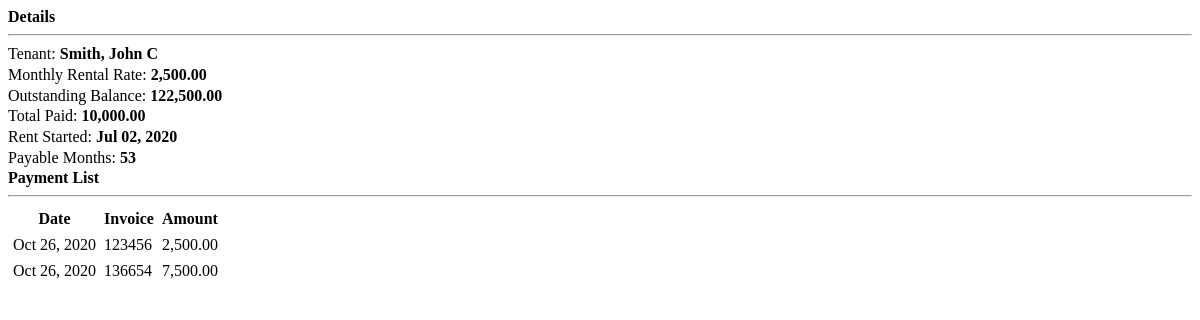
The page /view_payment.php?id=2 on the database as committed earlier.
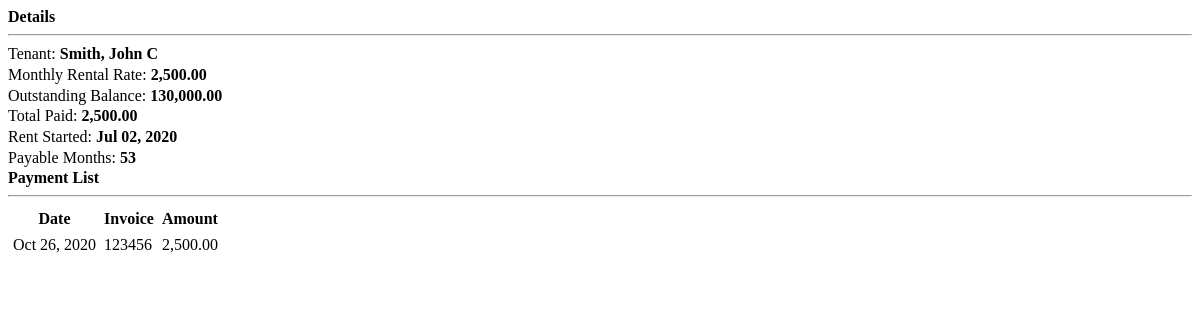
The same page on the database as committed later.
### tables this page shows
CREATE TABLE `payments` (
  `id` int(30) NOT NULL,
  `tenant_id` int(30) NOT NULL,
  `amount` float NOT NULL,
  `invoice` varchar(50) NOT NULL,
  `date_created` datetime NOT NULL DEFAULT current_timestamp()
);

### view_payment.php (the view, shortened to what this page needs)
<?php include 'db_connect.php' ?>
<?php
$tenants =$conn->query("SELECT t.*,concat(t.lastname,', ',t.firstname,' ',t.middlename) as name,h.house_no,h.price FROM tenants t inner join houses h on h.id = t.house_id where t.id = {$_GET['id']} ");
$months = abs(strtotime(date('Y-m-d')." 23:59:59") - strtotime($date_in." 23:59:59"));
$months = floor(($months) / (30*60*60*24));
$payable = $price * $months;
$paid = $conn->query("SELECT SUM(amount) as paid FROM payments where tenant_id =".$_GET['id']);
$paid = $paid->num_rows > 0 ? $paid->fetch_array()['paid'] : 0;
$outstanding = $payable - $paid;
?>
<div class="container-fluid">
	<div class="col-lg-12">
		<div class="row">
			<div class="col-md-4">
				<div id="details">
					<large><b>Details</b></large>
					<hr>
					<p>Tenant: <b><?php echo ucwords($name) ?></b></p>
					<p>Monthly Rental Rate: <b><?php echo number_format($price,2) ?></b></p>
					<p>Outstanding Balance: <b><?php echo number_format($outstanding,2) ?></b></p>
					<p>Total Paid: <b><?php echo number_format($paid,2) ?></b></p>
					<p>Rent Started: <b><?php echo date("M d, Y",strtotime($date_in)) ?></b></p>
					<p>Payable Months: <b><?php echo $months ?></b></p>
				</div>
			</div>
			<div class="col-md-8">
				<large><b>Payment List</b></large>
					<hr>
				<table class="table table-condensed table-striped">
					<thead>
						<tr>
							<th>Date</th>
							<th>Invoice</th>
							<th>Amount</th>
						</tr>
					</thead>
					<tbody>
						<?php
						$payments = $conn->query("SELECT * FROM payments where tenant_id = $id");
						if($payments->num_rows > 0):
						while($row=$payments->fetch_assoc()):
						?>
					<tr>
						<td><?php echo date("M d, Y",strtotime($row['date_created'])) ?></td>
						<td><?php echo $row['invoice'] ?></td>
						<td class='text-right'><?php echo number_format($row['amount'],2) ?></td>
					</tr>
					<?php endwhile; ?>
					<?php else: ?>
					<?php endif; ?>
					</tbody>
				</table>
			</div>
		</div>
	</div>
</div>

### view_payment.php (style rules this page uses)
#details p { margin: unset; padding: unset; line-height: 1.3em; }
td, th { padding: 3px !important; }

Rows that differ between the two databases and show on the page:
removed payments: date_created "Oct 26, 2020", invoice "136654", amount "7,500.00"
Other text that changed with them:
$outstanding: "122,500.00" → "130,000.00"
$paid: "10,000.00" → "2,500.00"
